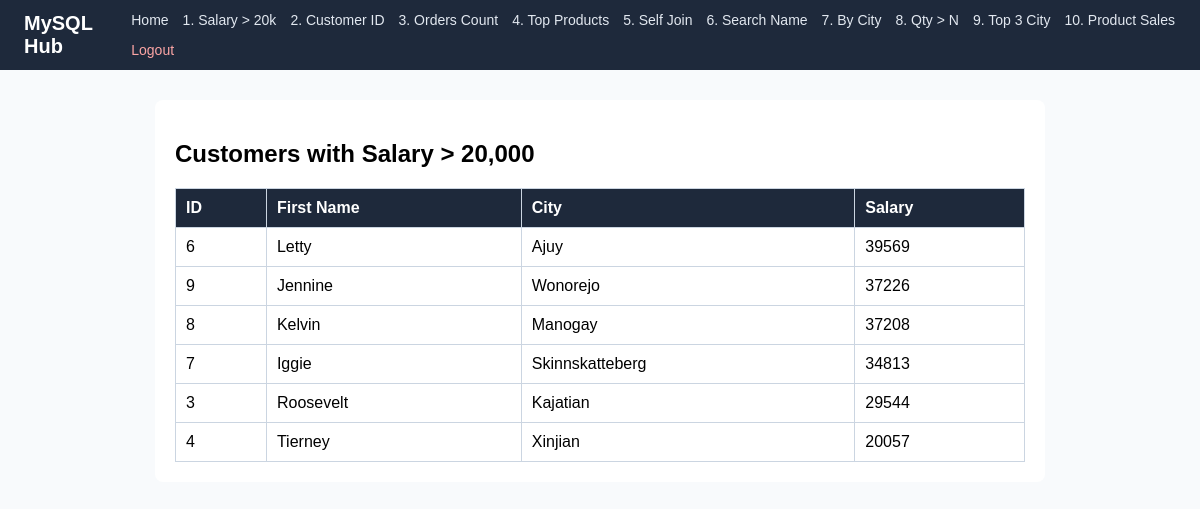
Page /q1_high_salary.php (signed in) on the committed database.
### tables this page shows
CREATE TABLE `customers` (
  `id` int(11) DEFAULT NULL,
  `first_name` varchar(50) DEFAULT NULL,
  `city` varchar(50) DEFAULT NULL,
  `salary` int(11) DEFAULT NULL,
  `password` varchar(50) DEFAULT NULL
);

### q1_high_salary.php (the view, shortened to what this page needs)
<?php
require_once "db.php";
$sql = "SELECT * FROM customers WHERE salary > 20000 ORDER BY salary DESC";
$result = $conn->query($sql);
?>
<!DOCTYPE html>
<html lang="en">
<head>
</head>
<body>
    <?php include "navbar.php"; ?>
    <div class="container">
        <h2>Customers with Salary &gt; 20,000</h2>
        <table>
            <tr>
                <th>ID</th>
                <th>First Name</th>
                <th>City</th>
                <th>Salary</th>
            </tr>
            <?php if ($result && $result->num_rows > 0): ?>
                <?php while ($row = $result->fetch_assoc()): ?>
                    <tr>
                        <td><?= htmlspecialchars($row["id"]) ?></td>
                        <td><?= htmlspecialchars($row["first_name"]) ?></td>
                        <td><?= htmlspecialchars($row["city"]) ?></td>
                        <td><?= htmlspecialchars($row["salary"]) ?></td>
                    </tr>
                <?php endwhile; ?>
            <?php else: ?>
                <tr><td colspan="4">No customers found with salary &gt; 20,000.</td></tr>
            <?php endif; ?>
        </table>
    </div>
</body>
</html>

### navbar.php (shortened to what this page needs)
<nav style="display: flex; justify-content: space-between; align-items: center; padding: 12px 24px; background: #1e293b; color: #fff; font-family: Arial, sans-serif;">
    <div style="font-size: 20px; font-weight: bold;">
        <a href="index.php" style="color: #fff; text-decoration: none;">MySQL Hub</a>
    </div>
    <div style="display: flex; flex-wrap: wrap; gap: 14px; font-size: 14px;">
        <a href="index.php" style="color: #e2e8f0; text-decoration: none;">Home</a>
        <a href="q1_high_salary.php" style="color: #e2e8f0; text-decoration: none;">1. Salary &gt; 20k</a>
        <a href="q2_customer_by_id.php" style="color: #e2e8f0; text-decoration: none;">2. Customer ID</a>
        <a href="q3_orders_count.php" style="color: #e2e8f0; text-decoration: none;">3. Orders Count</a>
        <a href="q4_top_products.php" style="color: #e2e8f0; text-decoration: none;">4. Top Products</a>
        <a href="q5_employees_managers.php" style="color: #e2e8f0; text-decoration: none;">5. Self Join</a>
        <a href="q6_search_name.php" style="color: #e2e8f0; text-decoration: none;">6. Search Name</a>
        <a href="q7_city_customers.php" style="color: #e2e8f0; text-decoration: none;">7. By City</a>
        <a href="q8_qty_threshold.php" style="color: #e2e8f0; text-decoration: none;">8. Qty &gt; N</a>
        <a href="q9_top3_city.php" style="color: #e2e8f0; text-decoration: none;">9. Top 3 City</a>
        <a href="q10_product_sales.php" style="color: #e2e8f0; text-decoration: none;">10. Product Sales</a>
        <?php if (isset($_SESSION["customer_id"])): ?>
            <a href="logout.php" style="color: #fca5a5; text-decoration: none;">Logout</a>
        <?php else: ?>
            <a href="login.php" style="color: #86efac; text-decoration: none;">Login</a>
        <?php endif; ?>
    </div>
</nav>

### q1_high_salary.php (style rules this page uses)
body { margin: 0; font-family: Arial, sans-serif; background: #f8fafc; }
.container { max-width: 850px; margin: 30px auto; background: #fff; padding: 20px; border-radius: 8px; }
table { width: 100%; border-collapse: collapse; margin-top: 15px; }
th, td { border: 1px solid #cbd5e1; padding: 10px; text-align: left; }
th { background: #1e293b; color: #fff; }

### rows in the picture
customers: id "6", first_name "Letty", city "Ajuy", salary "39569"
customers: id "9", first_name "Jennine", city "Wonorejo", salary "37226"
customers: id "8", first_name "Kelvin", city "Manogay", salary "37208"
customers: id "7", first_name "Iggie", city "Skinnskatteberg", salary "34813"
customers: id "3", first_name "Roosevelt", city "Kajatian", salary "29544"
customers: id "4", first_name "Tierney", city "Xinjian", salary "20057"
